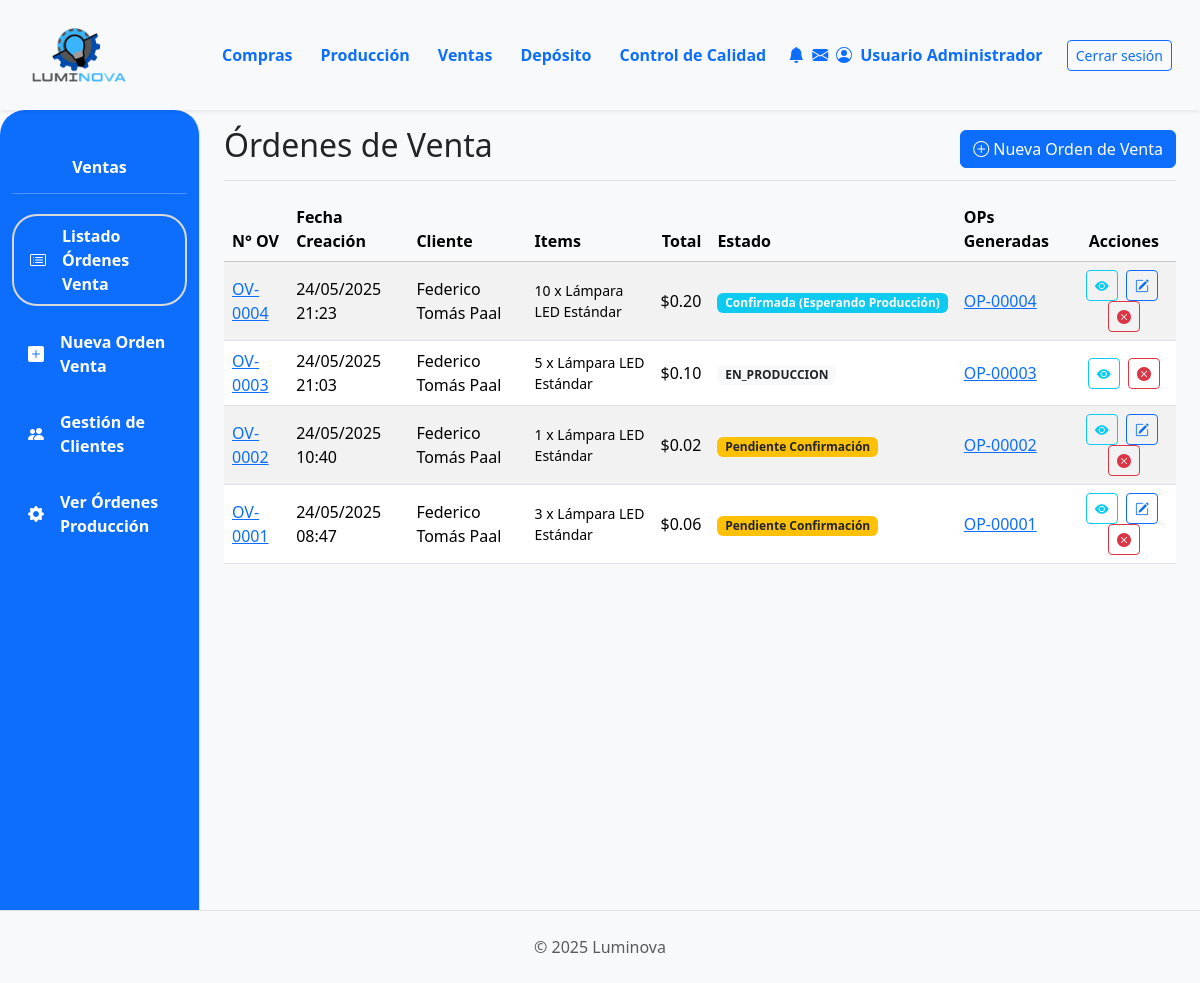
The app's page /ventas/ (signed in), older data.
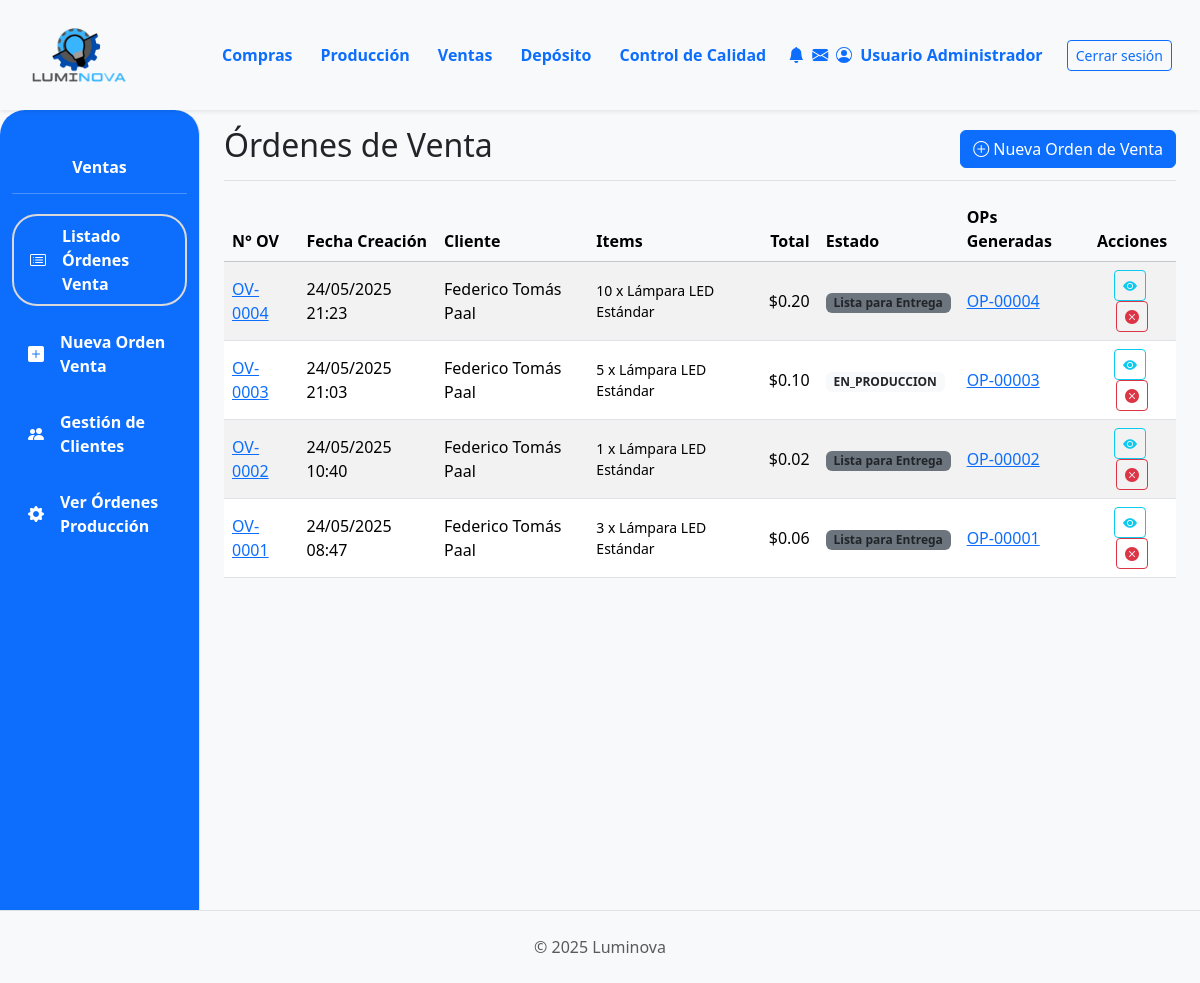
The same page, newer data.
### App_LUMINOVA/models.py (models this page shows, shortened)
class OrdenVenta(models.Model): # NUEVO: Específico para Ventas
    ESTADO_CHOICES = [
        ('PENDIENTE', 'Pendiente Confirmación'),
        ('CONFIRMADA', 'Confirmada (Esperando Producción)'),
        ('PRODUCCION_INICIADA', 'Producción Iniciada'), # NUEVO
        ('PRODUCCION_PARCIAL', 'Producción Parcial'), # Opcional
        ('PRODUCCION_CON_PROBLEMAS', 'Producción con Problemas'), # NUEVO
        ('LISTA_ENTREGA', 'Lista para Entrega'),
        ('COMPLETADA', 'Completada/Entregada'),
        ('CANCELADA', 'Cancelada'),
    ]
    numero_ov = models.CharField(max_length=20, unique=True, verbose_name="N° Orden de Venta")
    cliente = models.ForeignKey(Cliente, on_delete=models.PROTECT, related_name="ordenes_venta")
    fecha_creacion = models.DateTimeField(default=timezone.now)
    estado = models.CharField(max_length=50, choices=ESTADO_CHOICES, default='PENDIENTE')
    total_ov = models.DecimalField(max_digits=12, decimal_places=2, default=0.00, verbose_name="Total OV")
    notas = models.TextField(blank=True, null=True)

class Cliente(models.Model):
    nombre = models.CharField(max_length=150, unique=True) # Aumentado max_length
    direccion = models.TextField(blank=True)
    telefono = models.CharField(max_length=25, blank=True) # Aumentado max_length
    email = models.EmailField(unique=True, null=True, blank=True)

### App_LUMINOVA/views.py (the view)
# urls.py: path('ventas/', ventas_lista_ov_view, name='ventas_lista_ov'),
@login_required
def ventas_lista_ov_view(request):
    if not es_admin_o_rol(request.user, ['ventas', 'produccion', 'administrador']): # Producción también podría ver OVs
        messages.error(request, "Acceso denegado.")
        return redirect('App_LUMINOVA:dashboard')
    ordenes = OrdenVenta.objects.select_related('cliente').prefetch_related(
        'items_ov__producto_terminado',
        'ops_generadas' # Usando el related_name de OrdenProduccion.orden_venta_origen
    ).order_by('-fecha_creacion')
    context = {
        'ordenes_list': ordenes,
        'titulo_seccion': 'Órdenes de Venta',
    }
    return render(request, 'ventas/ventas_lista_ov.html', context)

### App_LUMINOVA/views.py (called while the page is built)
def es_admin_o_rol(user, roles_permitidos=None):
    if user.is_superuser:
        return True
    if roles_permitidos is None:
        roles_permitidos = []
    return user.groups.filter(name__in=[rol.lower() for rol in roles_permitidos]).exists()

### App_LUMINOVA/templates/ventas/ventas_lista_ov.html (shortened to what the changed rows need)
{% extends 'padre.html' %}
{% load static %}
{% load django_bootstrap5 %}
{% block content %}
<div class="d-flex justify-content-between flex-wrap flex-md-nowrap align-items-center pt-3 pb-2 mb-3 border-bottom">
    <h1 class="h2">{{ titulo_seccion }}</h1>
</div>
<div class="table-responsive mt-3">
    <table class="table table-striped table-hover align-middle">
        <thead class="table-light">
            <tr>
                <th>N° OV</th>
                <th>Fecha Creación</th>
                <th>Cliente</th>
                <th>Items</th>
                <th class="text-end">Total</th>
                <th>Estado</th>
                <th>OPs Generadas</th>
                <th class="text-center">Acciones</th>
            </tr>
        </thead>
        <tbody>
            {% for ov in ordenes_list %}
            <tr>
                <td><a href="{% url 'App_LUMINOVA:ventas_detalle_ov' ov.id %}">{{ ov.numero_ov }}</a></td>
                <td>{{ ov.fecha_creacion|date:"d/m/Y H:i" }}</td>
                <td>{{ ov.cliente.nombre|default_if_none:"N/A" }}</td>
                <td>
                    <ul class="list-unstyled mb-0 small">
                    {% for item in ov.items_ov.all %}
                        <li>{{ item.cantidad }} x {{ item.producto_terminado.descripcion|truncatechars:25 }}</li>
                    {% empty %}
                        <li>Sin ítems</li>
                    {% endfor %}
                    </ul>
                </td>
                <td class="text-end">${{ ov.total_ov|floatformat:2 }}</td>
                <td>
                    <span class="badge
                        {% if ov.estado == 'PENDIENTE' %}bg-warning text-dark
                        {% elif ov.estado == 'CONFIRMADA' %}bg-info
                        {% elif ov.estado == 'PRODUCCION_INICIADA' %}bg-primary
                        {% elif ov.estado == 'PRODUCCION_CON_PROBLEMAS' %}bg-danger
                        {% elif ov.estado == 'LISTA_ENTREGA' %}bg-secondary text-dark
                        {% elif ov.estado == 'COMPLETADA' %}bg-success
                        {% elif ov.estado == 'CANCELADA' %}bg-dark
                        {% else %}bg-light text-dark{% endif %}">
                        {{ ov.get_estado_display }}
                    </span>
                </td>
                <td>
                    {% for op_gen in ov.ops_generadas.all %}
                        <a href="{% url 'App_LUMINOVA:produccion_detalle_op' op_gen.id %}">{{ op_gen.numero_op }}</a>
                    {% empty %}
                        Ninguna
                    {% endfor %}
                </td>
                <td class="text-center">
                     <a href="{% url 'App_LUMINOVA:ventas_detalle_ov' ov.id %}" class="btn btn-sm btn-outline-info me-1" title="Ver Detalle OV">
                         <i class="bi bi-eye-fill"></i>
                     </a>
                    {% if ov.estado == 'PENDIENTE' or ov.estado == 'CONFIRMADA' %}
                     <a href="{% url 'App_LUMINOVA:ventas_editar_ov' ov.id %}" class="btn btn-sm btn-outline-primary me-1" title="Editar OV">
                         <i class="bi bi-pencil-square"></i>
                     </a>
                    {% endif %}
                    {% if ov.estado != 'CANCELADA' and ov.estado != 'COMPLETADA' %}
                     <a href="#" class="btn btn-sm btn-outline-danger" data-bs-toggle="modal" data-bs-target="#cancelarOVModal{{ov.id}}" title="Cancelar OV">
                         <i class="bi bi-x-circle-fill"></i>
                     </a>
                    {% endif %}
                </td>
            </tr>
            {% empty %}
            <tr>
                <td colspan="8" class="text-center fst-italic text-muted">No hay órdenes de venta registradas.</td>
            </tr>
            {% endfor %}
        </tbody>
    </table>
</div>
{% endblock %}

Row changes from the older to the newer data that the page shows:
changed OrdenVenta "OV-0004": estado "Confirmada (Esperando Producción)" → "Lista para Entrega"
changed OrdenVenta "OV-0002": estado "Pendiente Confirmación" → "Lista para Entrega"
changed OrdenVenta "OV-0001": estado "Pendiente Confirmación" → "Lista para Entrega"
